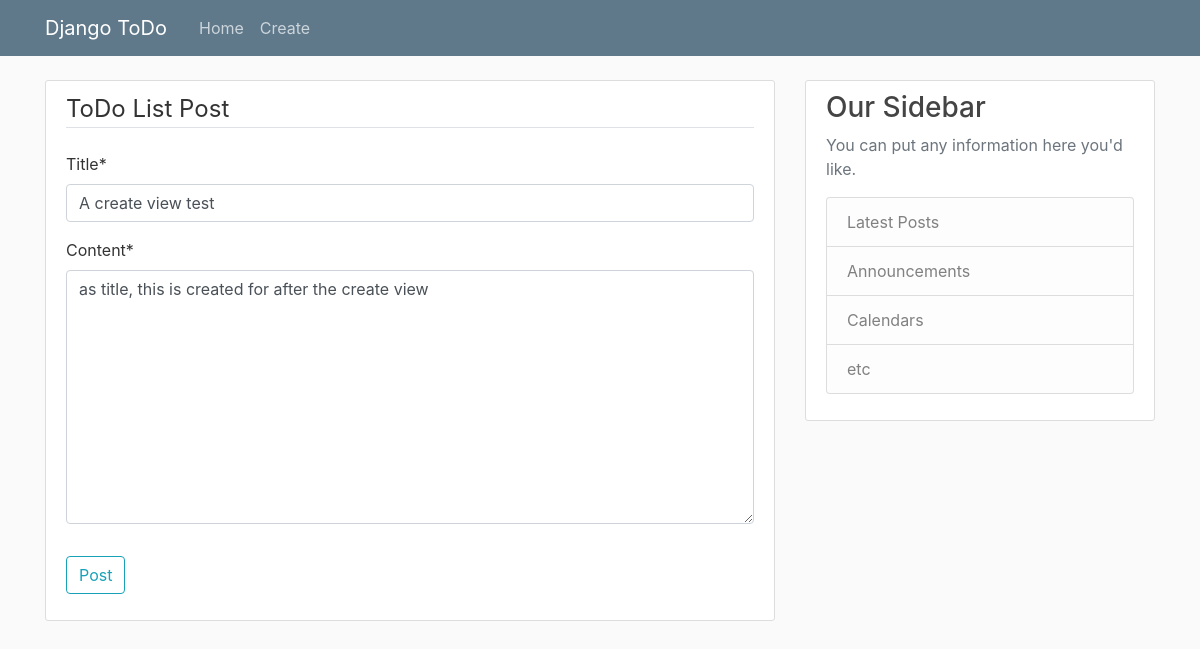
Screenshot of /update/6/ with the database file from the repository.
### main/models.py (models this page shows, shortened)
class ToDoList(models.Model):
    title = models.CharField(max_length=256)
    content = models.TextField()
    post_time = models.DateTimeField(auto_now_add=True)
    completed = models.BooleanField(default=False)

### main/views.py (the view, shortened to what this page needs)
# urls.py: path('update/<int:pk>/', ToDoUpdateView.as_view(), name='todo_update'),
class ToDoUpdateView(UpdateView):
    model = ToDoList
    fields = ['title', 'content']

### main/templates/main/todolist_form.html
{% extends "main/base.html" %}
{% load crispy_forms_tags %}
{% block content %}
    <div class = "content-section">
        <form method="POST">{% csrf_token %}
            <fieldset class="form-group">
                <legend class="border-bottom mb-4">
                    ToDo List Post
                </legend>
                {{ form|crispy }}
            </fieldset>
            <div class = "form-group">
                <button class="btn btn-outline-info" type="submit">
                    Post
                </button>
            </div>
        </form>
    </div>
{% endblock content %}

### main/static/main/main.css (style rules this page uses)
body { background: #fafafa; color: #333333; margin-top: 5rem; }
.content-section { background: #ffffff; padding: 10px 20px; border: 1px solid #dddddd; border-radius: 3px; margin-bottom: 20px; }

### rows the page displays
ToDoList: title "A create view test", content "as title, this is created for after the create view"
